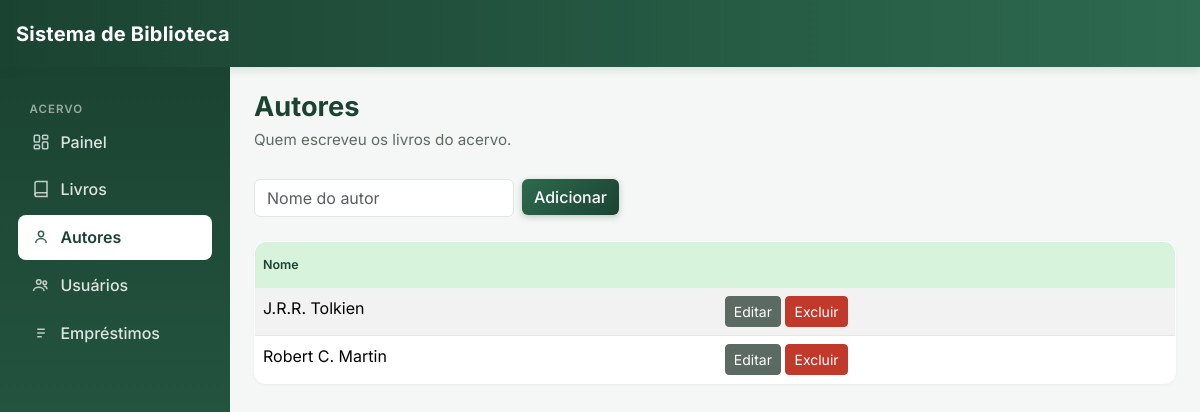
The app's page /pages/autores.php, older data.
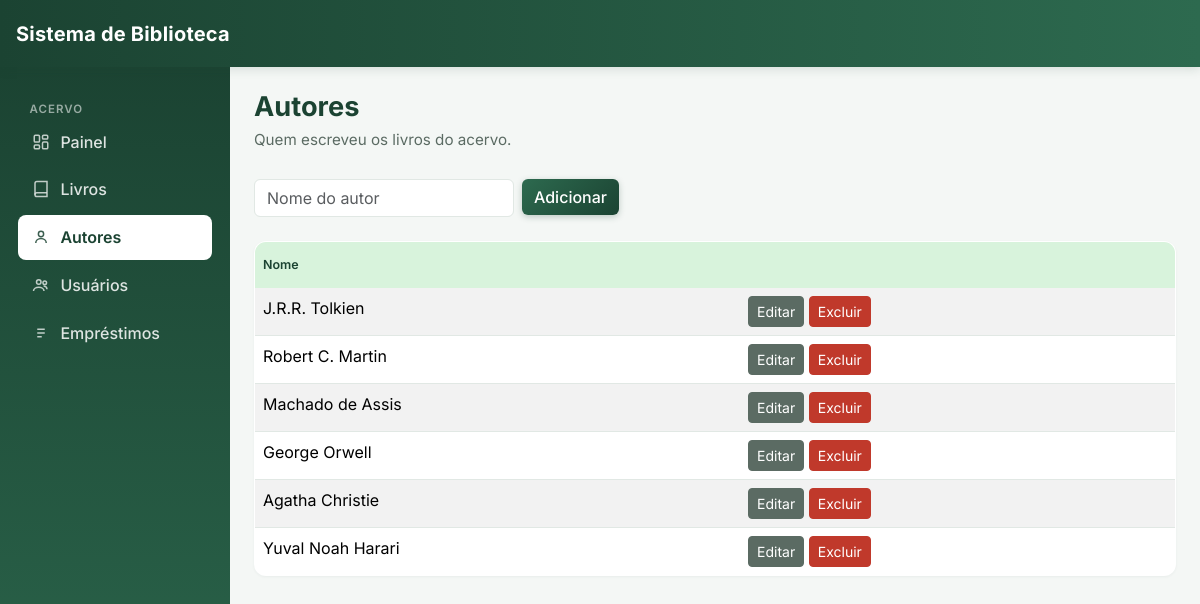
The same page, newer data.
### tables this page shows
CREATE TABLE autores (
    id INT AUTO_INCREMENT PRIMARY KEY,
    nome VARCHAR(120) NOT NULL
);

### includes/funcoes.php (called while the page is built, shortened)
<?php
function listarDados($conexao, $tabela) {
    return mysqli_query($conexao, "SELECT * FROM $tabela");
}

### pages/autores.php (the view, shortened to what this page needs)
<?php
require_once __DIR__ . '/../includes/conexao.php';
require_once __DIR__ . '/../includes/funcoes.php';
$autorEditando = null;
$autores = listarDados($conexao, 'autores');
require_once __DIR__ . '/../includes/header.php';
require_once __DIR__ . '/../includes/sidebar.php';
?>
<div class="container-fluid p-4">
  <h1>Autores</h1>
  <p class="subtitulo">Quem escreveu os livros do acervo.</p>
  <form method="POST" class="row g-2 mb-4">
    <div class="col-auto">
      <input type="text" name="nome" class="form-control" placeholder="Nome do autor"
             value="<?= htmlspecialchars($autorEditando['nome'] ?? '') ?>" required>
    </div>
    <div class="col-auto">
      <button class="btn btn-primary"><?= $autorEditando ? 'Salvar edição' : 'Adicionar' ?></button>
    </div>
  </form>
  <?php if (mysqli_num_rows($autores) === 0): ?>
    <p class="text-muted">Nenhum autor cadastrado ainda.</p>
  <?php else: ?>
  <table class="table table-striped">
    <thead><tr><th>Nome</th><th></th></tr></thead>
    <tbody>
      <?php while ($autor = mysqli_fetch_assoc($autores)): ?>
      <tr>
        <td><?= htmlspecialchars($autor['nome']) ?></td>
        <td>
          <a href="?editar=<?= $autor['id'] ?>" class="btn btn-sm btn-secondary">Editar</a>
          <a href="?excluir=<?= $autor['id'] ?>" class="btn btn-sm btn-danger"
             onclick="return confirm('Excluir este autor? Essa ação não pode ser desfeita.')">Excluir</a>
        </td>
      </tr>
      <?php endwhile; ?>
    </tbody>
  </table>
  <?php endif; ?>
</div>
<?php require_once __DIR__ . '/../includes/footer.php'; ?>

### includes/header.php (shortened to what this page needs)
<!DOCTYPE html>
<html lang="pt-BR">
<head>
  <link href="https://cdn.jsdelivr.net/npm/bootstrap@5.3.3/dist/css/bootstrap.min.css" rel="stylesheet">
  <link href="../assets/css/estilo.css" rel="stylesheet">
</head>
<body>
<?php require_once __DIR__ . '/menu.php'; ?>
<div class="d-flex">

### includes/menu.php
<nav class="navbar navbar-dark px-3">
  <a class="navbar-brand" href="dashboard.php">Sistema de Biblioteca</a>
</nav>

### includes/sidebar.php
<?php $paginaAtual = basename($_SERVER['PHP_SELF']); ?>
<div class="biblioteca-sidebar">
  <span class="eyebrow">Acervo</span>
  <div class="list-group">
    <a href="dashboard.php" class="list-group-item list-group-item-action <?= $paginaAtual === 'dashboard.php' ? 'active-page' : '' ?>">
      <svg width="18" height="18" viewBox="0 0 24 24" fill="none" stroke="currentColor" stroke-width="2"><rect x="3" y="3" width="7" height="9" rx="1.5"/><rect x="14" y="3" width="7" height="5" rx="1.5"/><rect x="14" y="12" width="7" height="9" rx="1.5"/><rect x="3" y="16" width="7" height="5" rx="1.5"/></svg>
      Painel
    </a>
    <a href="livros.php" class="list-group-item list-group-item-action <?= $paginaAtual === 'livros.php' ? 'active-page' : '' ?>">
      <svg width="18" height="18" viewBox="0 0 24 24" fill="none" stroke="currentColor" stroke-width="2"><path d="M4 19.5A2.5 2.5 0 0 1 6.5 17H20"/><path d="M6.5 2H20v20H6.5A2.5 2.5 0 0 1 4 19.5v-15A2.5 2.5 0 0 1 6.5 2z"/></svg>
      Livros
    </a>
    <a href="autores.php" class="list-group-item list-group-item-action <?= $paginaAtual === 'autores.php' ? 'active-page' : '' ?>">
      <svg width="18" height="18" viewBox="0 0 24 24" fill="none" stroke="currentColor" stroke-width="2"><circle cx="12" cy="8" r="3.5"/><path d="M5 20c0-3.3 3.1-6 7-6s7 2.7 7 6"/></svg>
      Autores
    </a>
    <a href="usuarios.php" class="list-group-item list-group-item-action <?= $paginaAtual === 'usuarios.php' ? 'active-page' : '' ?>">
      <svg width="18" height="18" viewBox="0 0 24 24" fill="none" stroke="currentColor" stroke-width="2"><circle cx="9" cy="8" r="3"/><path d="M2 20c0-2.8 3.1-5 7-5s7 2.2 7 5"/><circle cx="17" cy="9" r="2.4"/><path d="M15.5 13.2c2.6.3 4.5 2 4.5 4.3"/></svg>
      Usuários
    </a>
    <a href="emprestimos.php" class="list-group-item list-group-item-action <?= $paginaAtual === 'emprestimos.php' ? 'active-page' : '' ?>">
      <svg width="18" height="18" viewBox="0 0 24 24" fill="none" stroke="currentColor" stroke-width="2"><path d="M7 7h10M7 12h10M7 17h6"/><path d="M4 4h16v16H4z" opacity="0"/></svg>
      Empréstimos
    </a>
  </div>
</div>
<div class="flex-grow-1">

### includes/footer.php (shortened to what this page needs)
</div>
</div>
</body>
</html>

### assets/css/estilo.css (style rules this page uses)
:root { --primary: #1B4332; --primary-mid: #2D6A4F; --primary-light: #40916C; --accent-soft: #D8F3DC; --bg: #F4F7F5; --border: #E1E8E4; --text: #1B1F1D; --text-muted: #5B6B63; --danger: #C0392B; --danger-soft: #FBEAE8; --success: #2D6A4F; }
body { background: var(--bg); color: var(--text); font-family: 'Inter', system-ui, sans-serif; }
h1 { font-size: 1.7rem; font-weight: 700; margin-bottom: 0.3rem; color: var(--primary); }
.subtitulo { color: var(--text-muted); margin-bottom: 1.75rem; font-size: 0.95rem; }
.navbar { background: linear-gradient(90deg, var(--primary) 0%, var(--primary-mid) 100%) !important; padding-top: 0.85rem; padding-bottom: 0.85rem; box-shadow: 0 2px 10px rgba(27, 67, 50, 0.15); }
.navbar-brand { color: #fff !important; font-weight: 700; letter-spacing: 0.2px; }
.biblioteca-sidebar { width: 230px; min-height: 100vh; background: linear-gradient(180deg, var(--primary) 0%, var(--primary-mid) 100%); padding: 1.75rem 1.1rem; }
.biblioteca-sidebar .eyebrow { font-size: 0.72rem; font-weight: 600; text-transform: uppercase; letter-spacing: 1px; color: rgba(255, 255, 255, 0.55); margin-bottom: 0.9rem; padding-left: 0.75rem; }
.biblioteca-sidebar .list-group-item { background: transparent; border: none; color: rgba(255, 255, 255, 0.85); font-weight: 500; padding: 0.65rem 0.9rem; border-radius: 8px !important; margin-bottom: 3px; display: flex; align-items: center; gap: 0.65rem; transition: background 0.15s ease, color 0.15s ease; }
.biblioteca-sidebar .list-group-item svg { flex-shrink: 0; opacity: 0.85; }
.biblioteca-sidebar .list-group-item.active-page { background: #fff; color: var(--primary); font-weight: 600; }
.btn-primary { background: linear-gradient(135deg, var(--primary-mid), var(--primary)); border: none; font-weight: 500; box-shadow: 0 2px 6px rgba(27, 67, 50, 0.25); }
.btn-danger { background-color: var(--danger); border-color: var(--danger); }
.btn-secondary { background-color: var(--text-muted); border-color: var(--text-muted); }
.form-control, .form-select { border-color: var(--border); }
.table { background: #fff; border: 1px solid var(--border); border-radius: 12px; overflow: hidden; box-shadow: 0 1px 3px rgba(27, 67, 50, 0.05); }
.table thead th { font-size: 0.78rem; font-weight: 600; color: var(--primary); background: var(--accent-soft); border-bottom: none !important; padding-top: 0.85rem; padding-bottom: 0.85rem; }

Row changes from the older to the newer data that the page shows:
added autores: nome "Machado de Assis"
added autores: nome "George Orwell"
added autores: nome "Agatha Christie"
added autores: nome "Yuval Noah Harari"
